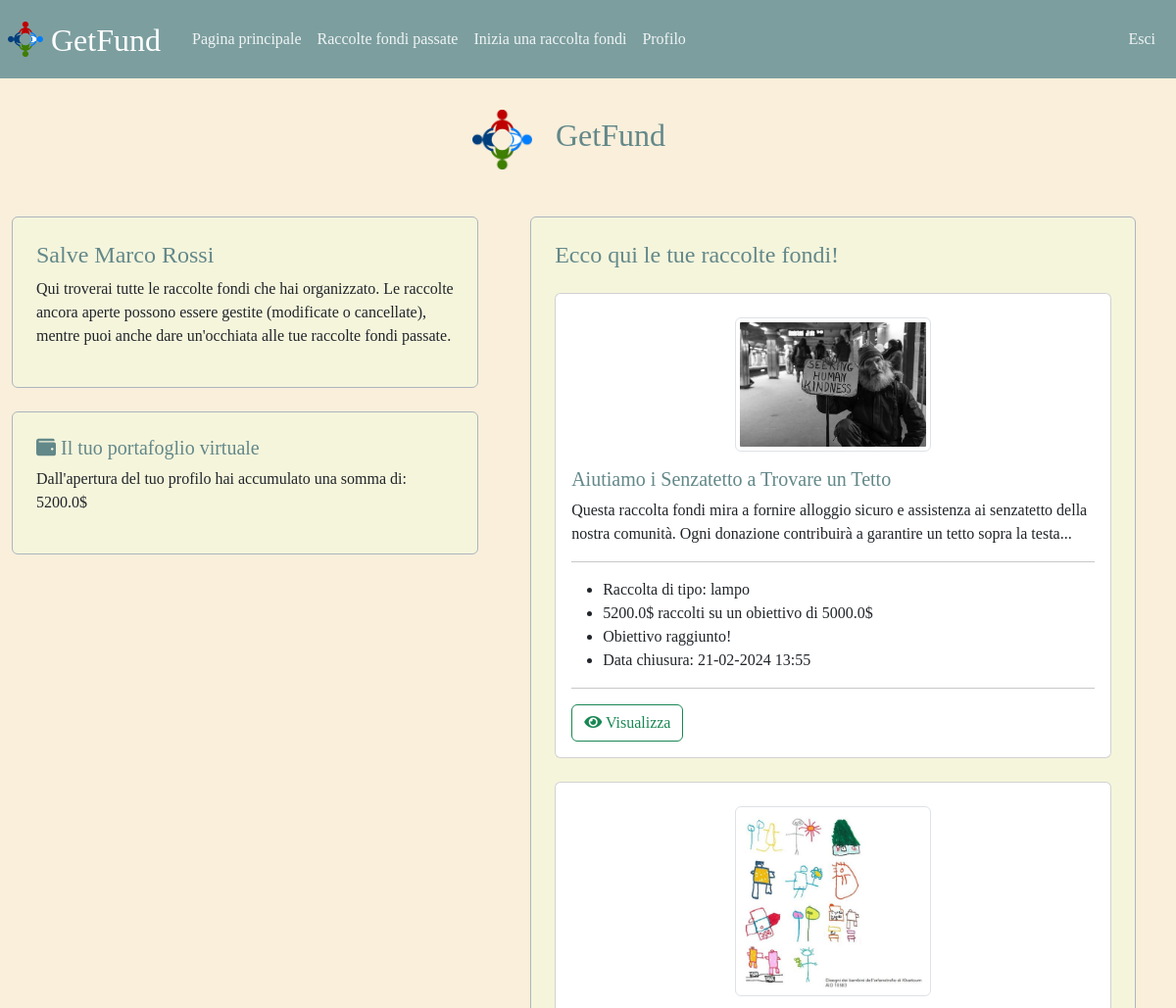
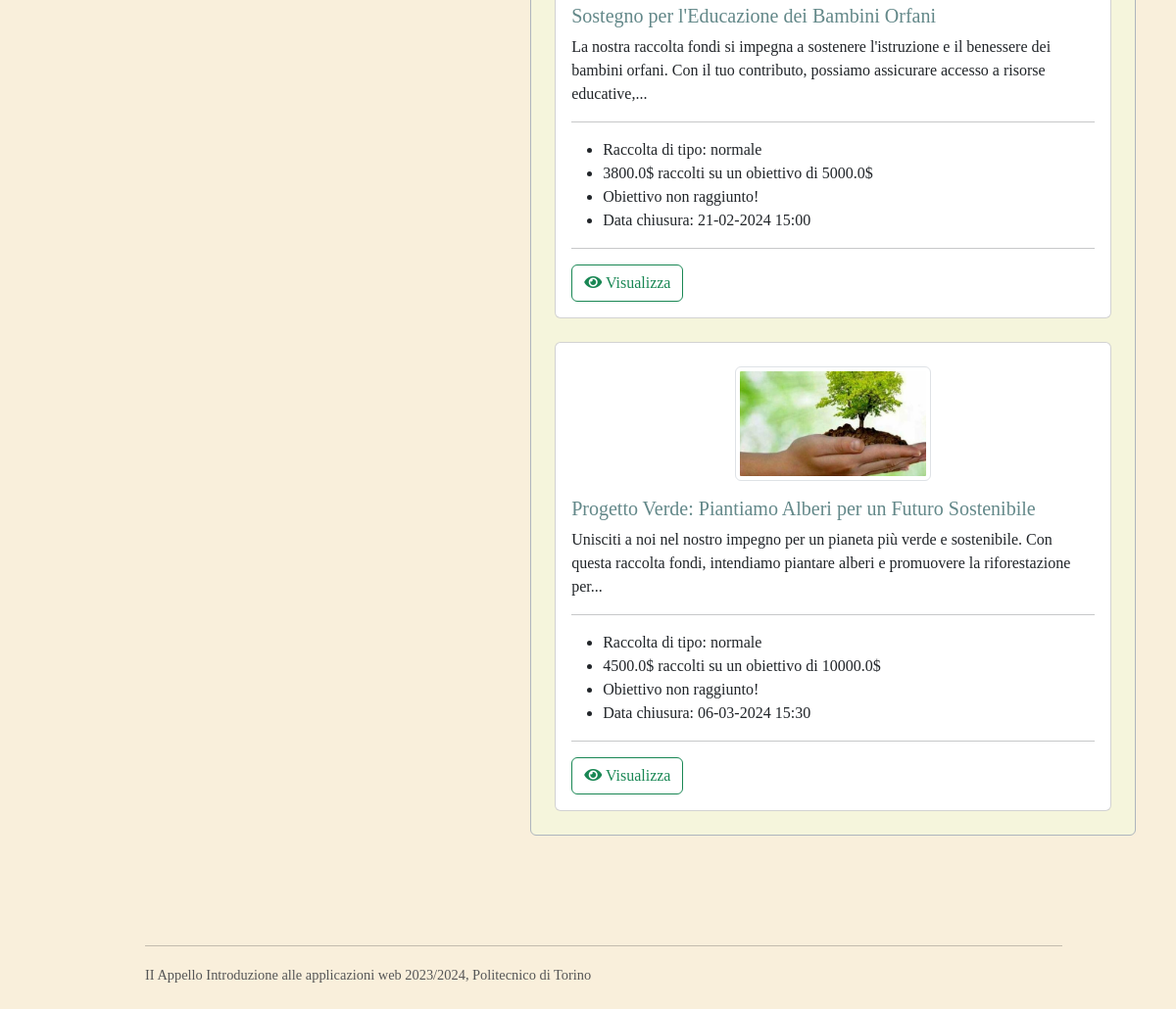
Screenshot of /profilo (signed in) with the database file from the repository (2 pictures, top to bottom).
### tables this page shows
CREATE TABLE "UTENTI" (
	"id"	INTEGER,
	"nome"	TEXT NOT NULL,
	"cognome"	REAL NOT NULL,
	"email"	NUMERIC NOT NULL UNIQUE,
	"hash"	TEXT NOT NULL,
	PRIMARY KEY("id" AUTOINCREMENT)
);

CREATE TABLE "RACCOLTE" (
	"id"	INTEGER,
	"titolo"	TEXT NOT NULL,
	"descrizione"	TEXT NOT NULL,
	"immagine"	TEXT,
	"obiettivo"	REAL NOT NULL,
	"donazione_min"	REAL NOT NULL,
	"donazione_max"	REAL NOT NULL,
	"id_utente"	INTEGER NOT NULL,
	"tipo"	TEXT NOT NULL,
	"timestamp_creazione"	TEXT NOT NULL,
	"timestamp_chiusura"	TEXT NOT NULL,
	FOREIGN KEY("id_utente") REFERENCES "UTENTI"("id"),
	PRIMARY KEY("id" AUTOINCREMENT)
);

### app.py (the view)
@app.route('/profilo')
@login_required
def profilo():
    utente=utenti_dao.get_user_by_id(int(current_user.id))
    raccolte_utente=raccolte_dao.get_raccolte_by_id_utente(int(current_user.id))
    portafoglio_virtuale=0.0
    raccolte_mod=[dict(row) for row in raccolte_utente]
    for raccolta in raccolte_mod:
        if raccolta['cifra_totale_donata'] is None:
            raccolta['cifra_totale_donata'] = 0.0
        if datetime.strptime(raccolta['timestamp_chiusura'], '%Y-%m-%d %H:%M') < datetime.now() and float(raccolta['cifra_totale_donata']) >= float(raccolta['obiettivo']):
            portafoglio_virtuale += float(raccolta['cifra_totale_donata'])  #se la raccolta è chiusa e ha raggiunto l'obiettivo
        if datetime.strptime(raccolta['timestamp_chiusura'], '%Y-%m-%d %H:%M') < datetime.now():
            raccolta['modificabile'] = False
        else:
            raccolta['modificabile'] = True
        raccolta['timestamp_chiusura']=datetime.strptime(raccolta['timestamp_chiusura'], "%Y-%m-%d %H:%M").strftime("%d-%m-%Y %H:%M")
        raccolta['descrizione'] = (' '.join(raccolta['descrizione'].split()[:N_words_in_paragraph_profilo]))+'...'
        raccolta['cifra_totale_donata'] = float(raccolta['cifra_totale_donata'])
        raccolta['obiettivo'] = float(raccolta['obiettivo'])
    return render_template('profilo.html', utente=utente, raccolte=raccolte_mod, portafoglio_virtuale=portafoglio_virtuale)

### app.py (called while the page is built)
@login_manager.user_loader
def load_user(user_id):
    db_user = utenti_dao.get_user_by_id(user_id)
    user= User(id=db_user['id'], nome=db_user['nome'], cognome=db_user['cognome'], email=db_user['email'], hash=db_user['hash'])
    return user

### raccolte_dao.py (called while the page is built)
def get_raccolte_by_id_utente(id_utente):
    query="SELECT RACCOLTE.id, titolo, descrizione, immagine, obiettivo, donazione_min, donazione_max, id_utente, tipo, timestamp_creazione, timestamp_chiusura, SUM(cifra_donata) AS cifra_totale_donata FROM RACCOLTE LEFT OUTER JOIN DONATORI ON RACCOLTE.id=id_raccolta WHERE id_utente=? GROUP BY RACCOLTE.id, titolo, descrizione, immagine, obiettivo, donazione_min, donazione_max, id_utente, tipo, timestamp_creazione, timestamp_chiusura"
    connection=sqlite3.connect('db/db.db')
    connection.row_factory=sqlite3.Row
    cursor=connection.cursor()
    cursor.execute(query,(id_utente,))
    result=cursor.fetchall()
    cursor.close()
    connection.close()
    return result

### utenti_dao.py (called while the page is built)
def get_user_by_id(id_utente):
    query = 'SELECT * FROM UTENTI WHERE id=?'
    connection = sqlite3.connect('db/db.db')
    connection.row_factory = sqlite3.Row
    cursor = connection.cursor()
    cursor.execute(query, (id_utente,))
    result = cursor.fetchone()
    cursor.close()
    connection.close()
    return result

### templates/profilo.html (shortened to what this page needs)
{% extends "base.html" %}
{% block style %}
<link rel="stylesheet" href="{{ url_for('static', filename='style_profilo.css') }}">
{% endblock %}
{% block content %}
<div class="container-fluid mt-3">
    <div class="row m-5 justify-content-center align-items-center">
        <div class="d-flex col-3 justify-content-end">
            <img class="img-fluid" src="{{ url_for('static', filename='logo.png') }}" alt="logo di GetFund" width="25%"/>
        </div>
        <div class="col-4" >
            <h2 style="color:#638889; font-family:'Times New Roman', Times, serif;">GetFund</h2>
        </div>
    </div>
</div>
<div class="container-fluid">
    <div class="row">
        <div class="col-5"  id="myaside">
            <aside class="border rounded border-dark-subtle" id="intestazione_profilo">
                <h4 style="color:#638889;" class="fs-4">Salve {{ utente.nome |e }} {{ utente.cognome |e }}</h4>
                {% if raccolte | length > 0 %}
                <p  class="fs-6">Qui troverai tutte le raccolte fondi che hai organizzato.
                    Le raccolte ancora aperte possono essere gestite (modificate o cancellate),
                    mentre puoi anche dare un'occhiata alle tue raccolte fondi passate.</p>
                {% else %}
                <p>Non hai ancora iniziato una raccolta fondi, se desideri farlo clicca qui</p>
                <div>
                    <a href="{{ url_for('creazione_raccolta_fondi') }}" class="btn btn-outline-primary"><i class="fas fa-plus"></i> Crea una raccolta fondi!</a>
                </div>
                {% endif %}
            </aside>
            <aside class="border rounded border-dark-subtle mt-4" id="portafoglio_virtuale">
                <h5 style="color:#638889;" class="fs-5"><i class="fas fa-wallet"></i> Il tuo portafoglio virtuale</h5>
                <p>Dall'apertura del tuo profilo hai accumulato una somma di: {{ portafoglio_virtuale |e }}$</p>
            </aside>
        </div>
        <div class="col-7 d-flex justify-content-center">
            <div class="row d-flex justify-content-center">
                <div class="col-11 d-flex justify-content-center">
                    <main id="raccolte_utente" class="border-dark-subtle border rounded">
                        <h4 style="color:#638889;" class="fs-4"> Ecco qui le tue raccolte fondi!</h4>
                        {% if raccolte | length > 0 %}
                        <section class="mt-4">
                            {% for raccolta in raccolte %}
                            <div class="card mt-4">
                                {% if raccolta.immagine %}
                                <a href="{{ url_for('singola_raccolta_fondi', id=raccolta['id']) }}" class="d-flex justify-content-center mt-4">
                                    <img class="img-thumbnail img-fluid" src="{{ url_for('static', filename=raccolta.immagine) }}" alt="Immagine raccolta" id="immagine_raccolta">
                                </a>
                                {% endif %}
                                <div class="card-body">
                                    <h5 class="card-title" style="color:#638889;">{{ raccolta.titolo |e }}</h5>
                                    <p class="card-text">{{ raccolta.descrizione |e }}</p>
                                    <hr>
                                    <ul>
                                        <li>Raccolta di tipo: {{ raccolta.tipo |e }}</li>
                                        <li>{{ raccolta.cifra_totale_donata}}$ raccolti su un obiettivo di {{ raccolta.obiettivo |e }}$</li>
                                        {% if raccolta.cifra_totale_donata >= raccolta.obiettivo %}
                                        <li>Obiettivo raggiunto!</li>
                                        {% else %}
                                        <li>Obiettivo non raggiunto!</li>
                                        {% endif %}
                                        <li>Data chiusura: {{ raccolta.timestamp_chiusura |e }}</li>
                                    </ul>
                                    <hr>
                                    <a class="btn btn-outline-success" href="{{ url_for('singola_raccolta_fondi', id=raccolta['id']) }}" role="button">
                                        <i class="fas fa-eye"></i> Visualizza
                                    </a>
                                </div>
                            </div>
                            {% endfor %}
                        </section>
                        {% else %}
                        <section>
                            <li>La tua lista di raccolte fondi è vuota</li>
                        </section>
                        {% endif %}
                    </main>
                </div>
            </div>
        </div>
    </div>
</div>
<footer id="myfooter">
    <hr id="linea_orizzontale">
    <small class="footer_testo">II Appello Introduzione alle applicazioni web 2023/2024, Politecnico di Torino</small>
    <br>
    <br>
    <br>
</footer>
{% endblock %}

### static/style_profilo.css (style rules this page uses)
#intestazione_profilo { padding:1.5rem; background-color: beige; font-family: 'Times New Roman', Times, serif; }
#portafoglio_virtuale { padding:1.5rem; background-color: beige; font-family: 'Times New Roman', Times, serif; }
#raccolte_utente { padding:1.5rem; background-color: beige; font-family: 'Times New Roman', Times, serif; }
#immagine_raccolta { width: 200px; }
.footer_testo { color:rgb(86, 86, 86); font-family: 'Times New Roman', Times, serif; font-size: 0.9rem; }
#myfooter { position: relative; top:6rem; left:1rem; width: 80%; }
#myaside { display: flex; justify-content: start; flex-direction: column; align-items: center; }

### rows the page displays
UTENTI: nome "Marco", cognome "Rossi"
RACCOLTE: immagine (picture), titolo "Aiutiamo i Senzatetto a Trovare un Tetto", descrizione "Questa raccolta fondi mira a fornire alloggio sicuro e assistenza ai senzatetto della nostra comunità. Ogni donazione contribuirà a garantire un tetto sopra la testa...", tipo "lampo", cifra_totale_donata "5200.0", obiettivo "5000.0", shows "Obiettivo raggiunto!", timestamp_chiusura "21-02-2024 13:55"
RACCOLTE: immagine (picture), titolo "Sostegno per l'Educazione dei Bambini Orfani", descrizione "La nostra raccolta fondi si impegna a sostenere l'istruzione e il benessere dei bambini orfani. Con il tuo contributo, possiamo assicurare accesso a risorse educative,...", tipo "normale", cifra_totale_donata "3800.0", obiettivo "5000.0", shows "Obiettivo non raggiunto!", timestamp_chiusura "21-02-2024 15:00"
RACCOLTE: immagine (picture), titolo "Progetto Verde: Piantiamo Alberi per un Futuro Sostenibile", descrizione "Unisciti a noi nel nostro impegno per un pianeta più verde e sostenibile. Con questa raccolta fondi, intendiamo piantare alberi e promuovere la riforestazione per...", tipo "normale", cifra_totale_donata "4500.0", obiettivo "10000.0", shows "Obiettivo non raggiunto!", timestamp_chiusura "06-03-2024 15:30"

### other values shown
{{ portafoglio_virtuale |e }} "5200.0"
